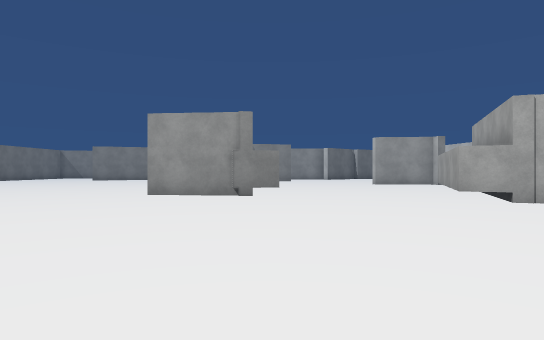
[1] (above)

24 first-person views from a walk through a Unity game level. The camera is 1.2 m above the floor, looks level and sees 75° across. The floor is counted in squares, 2 m on a side. Each view is taken from the middle of a square. On the plan, view 1 faces up. The plan holds only what a view shows up to about 10 squares ahead; the rest is blank. The place goes on beyond the plan. The player character is not drawn. Surface patterns are stand-ins for the level's own textures.

[2]
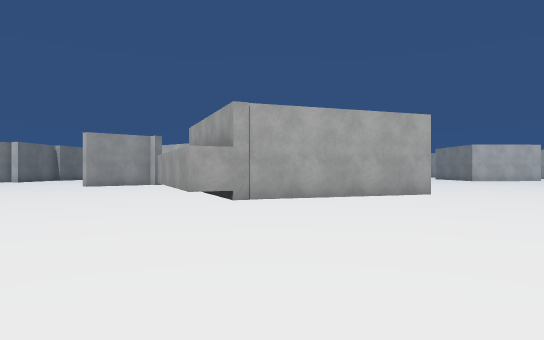

[3]
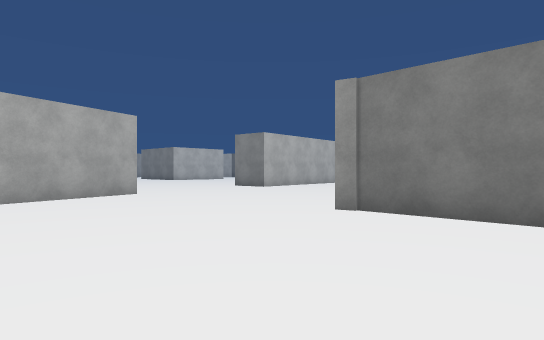

[4]
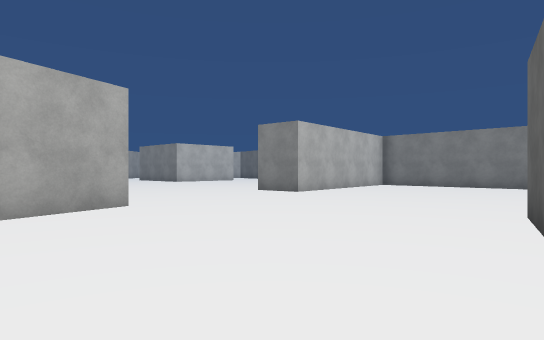

[5]
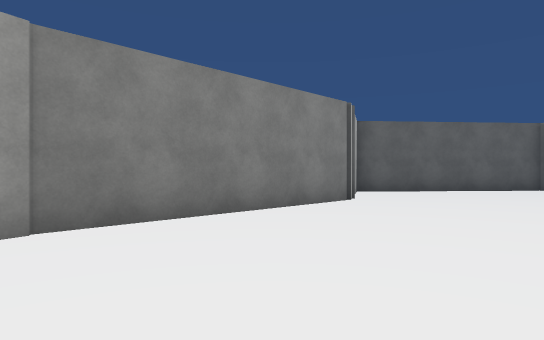

[6]
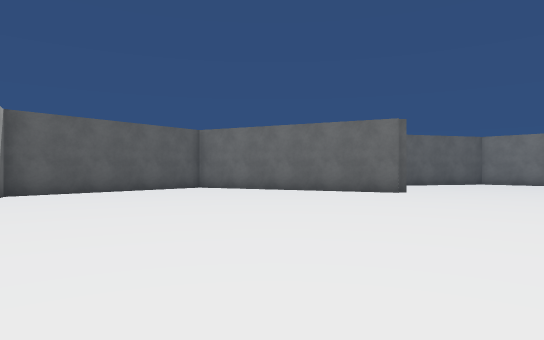

[7]
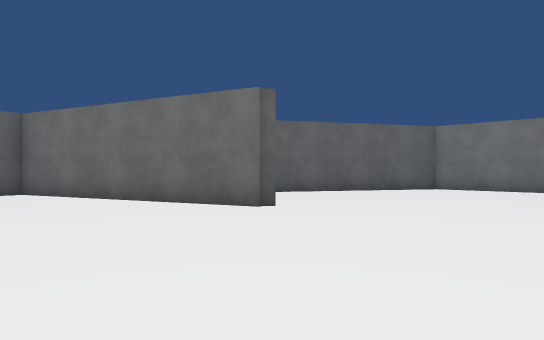

[8]
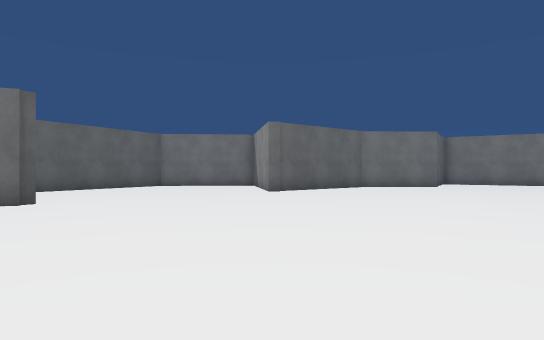

[9]
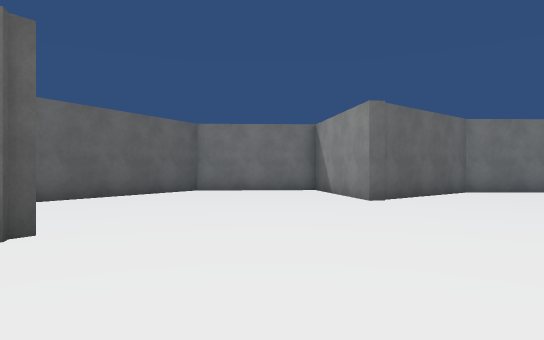

[10]
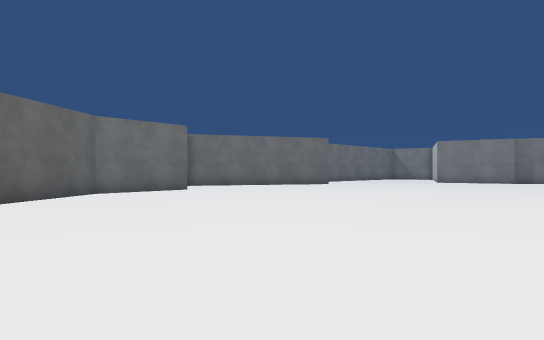

[11]
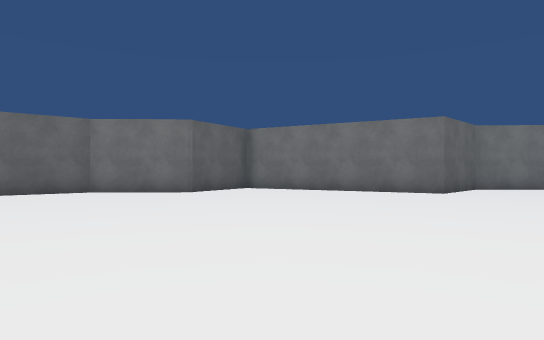

[12]
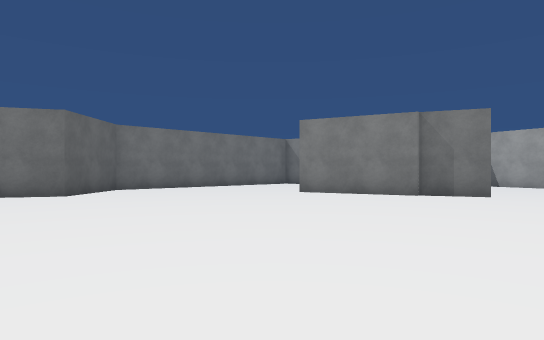

[13]
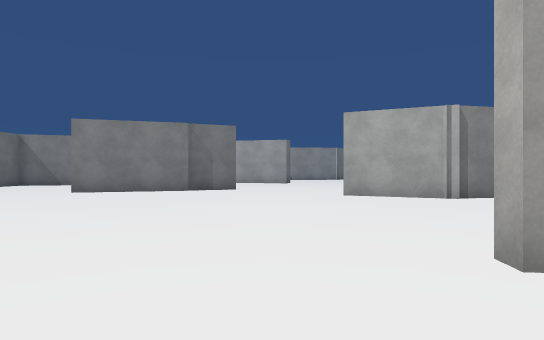

[14]
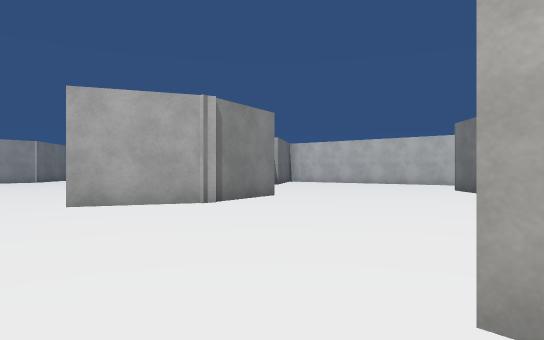

[15]
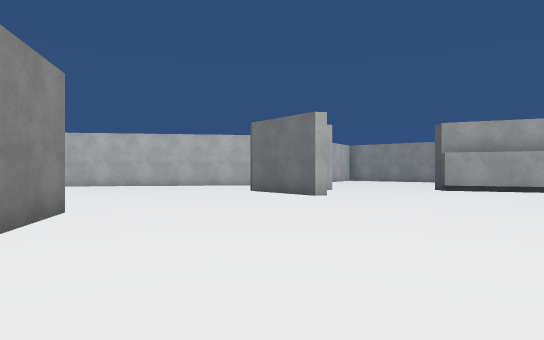

[16]
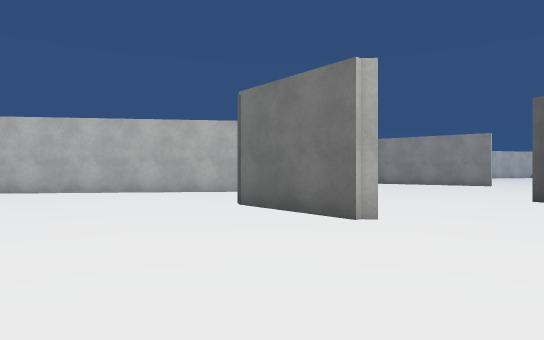

[17]
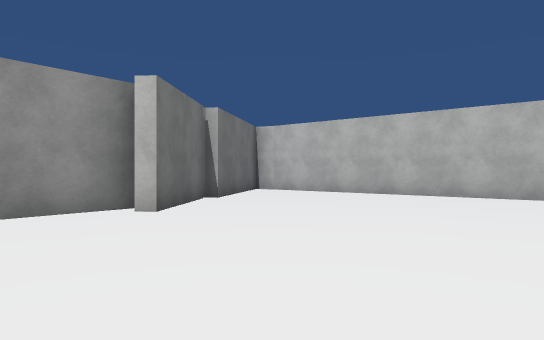

[18]
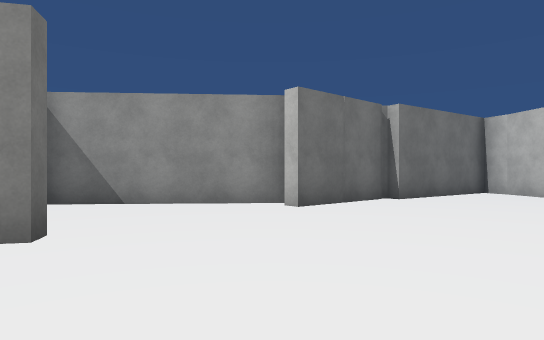

[19]
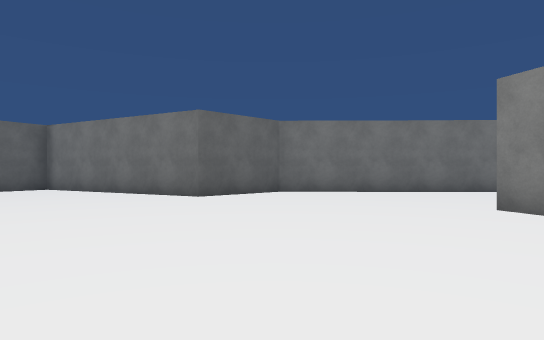

[20]
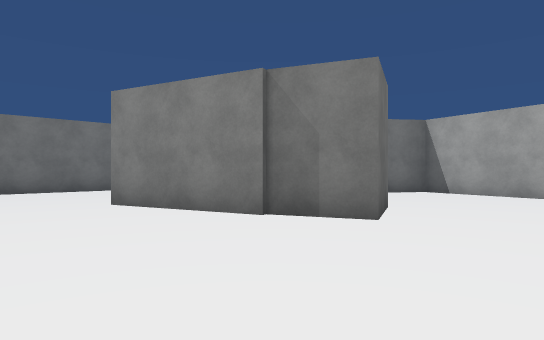

[21]
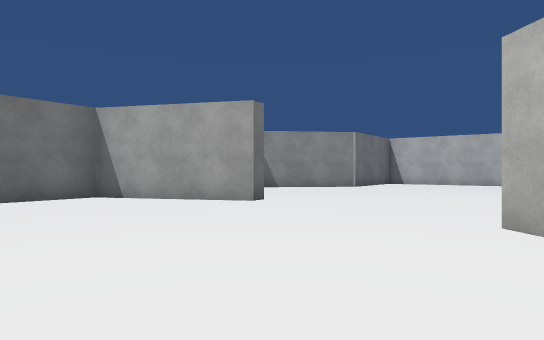

[22]
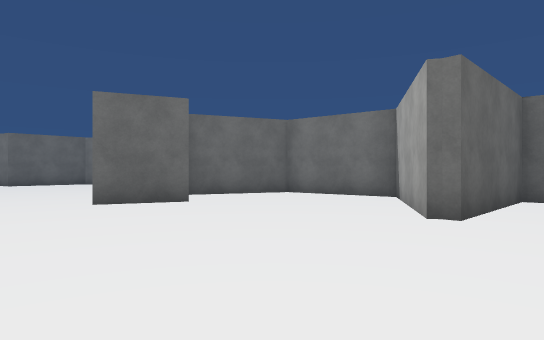

[23]
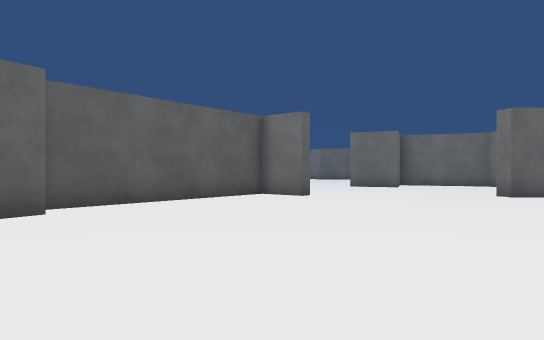

[24]
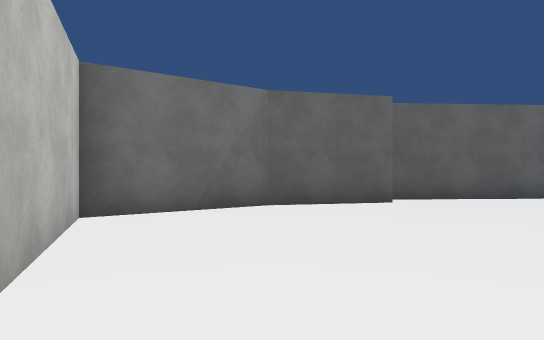

### Floor plan
Points are (right, up) in squares from view 1. A wall is a line through its corners. A room is listed if a view was taken in it or the views show most of it. See-through windows are left out.
Room 1 (views 1, 2, 3, 4, 5, 6, 7, 8, 9, 10, 11, 12, 13, 14, 15, 16, 17, 18, 19, 20, 21, 22, 23, 24)
walls: (0.2, 8.3) (-1, 8.2); (-0.9, 8.3) (-3, 8.5); (4.2, 14.9) (6.2, 16.6); (0.9, 19.3) (1, 18.9) (-1.2, 18.4) (-3.4, 19.4); (8.9, 4.4) (3.6, 6.9) (5.4, 11.5); (9.8, 16.9) (8.8, 24.7); (3.5, 22.5) (-1, 22.2); (-1.6, 23.1) (-1.6, 23.7); (-7.4, 21.3) (-10.4, 20.3); (-1.3, 23.8) (-1.2, 22.5) (3.6, 22.8); (6.1, -0.4) (7.4, -1.2); (3.7, 23.4) (6.1, 24) (8.4, 25.6) (7.3, 28.3); (-11, 3.3) (-10.9, 2.9) (-14, 2.4); (5.3, 23.4) (3.4, 21.7); (-7, -1.2) (-4.8, -7.3) (-4.3, -7.2); (-6.8, 23.5) (-6.1, 21.9) (-7.5, 21.3); (-15, 9.7) (-13.5, 8.8) (-13.4, 6.2) (-11.1, 3.2); (1.5, -4.1) (5.3, -0.3); (8.8, 24.6) (8.5, 25.2) (5.5, 23.2); (13, 1) (12.7, 1.3) (13, 1.6); (-4.3, 26.9) (-7.9, 27.8) (-9.6, 25.4) (-8.6, 23); (-14.5, 1.5) (-14.5, 0.2); (-2.2, -7.1) (0.6, -6.8) (0.9, -5.8); (-14, -1.4) (-9.9, -3.8); (-14.7, 23.2) (-14.8, 17.2) (-13, 15.4) (-15, 11.6); (-6.4, 30) (-6.6, 29.7) (-4.1, 27.2)
low walls: (5.5, 9.2) (6, 10.5); (4.5, 6.6) (4.8, 7.5)

Where each view was taken, in squares from view 1:
view 1: 0 up, 0 right, facing up
view 2: 1 up, 0 right, facing up-right
view 3: 1 up, 0 right, facing right
view 4: 2 up, 3 right, facing right
view 5: 3 up, 3 right, facing down
view 6: 3 up, 2 right, facing down-left
view 7: 3 up, 3 left, facing down-left
view 8: 3 up, 1 left, facing left
view 9: 1 up, 4 left, facing left
view 10: 3 up, 4 left, facing up-left
view 11: 11 up, 4 left, facing left
view 12: 13 up, 4 left, facing up-left
view 13: 11 up, 5 left, facing up
view 14: 13 up, 5 left, facing up-right
view 15: 16 up, 4 left, facing right
view 16: 16 up, 0 right, facing right
view 17: 17 up, 1 right, facing up-right
view 18: 16 up, 3 right, facing up
view 19: 17 up, 5 left, facing left
view 20: 18 up, 4 left, facing up-left
view 21: 20 up, 4 left, facing up
view 22: 25 up, 0 right, facing left
view 23: 29 up, 5 right, facing down-left
view 24: 30 up, 6 right, facing down
